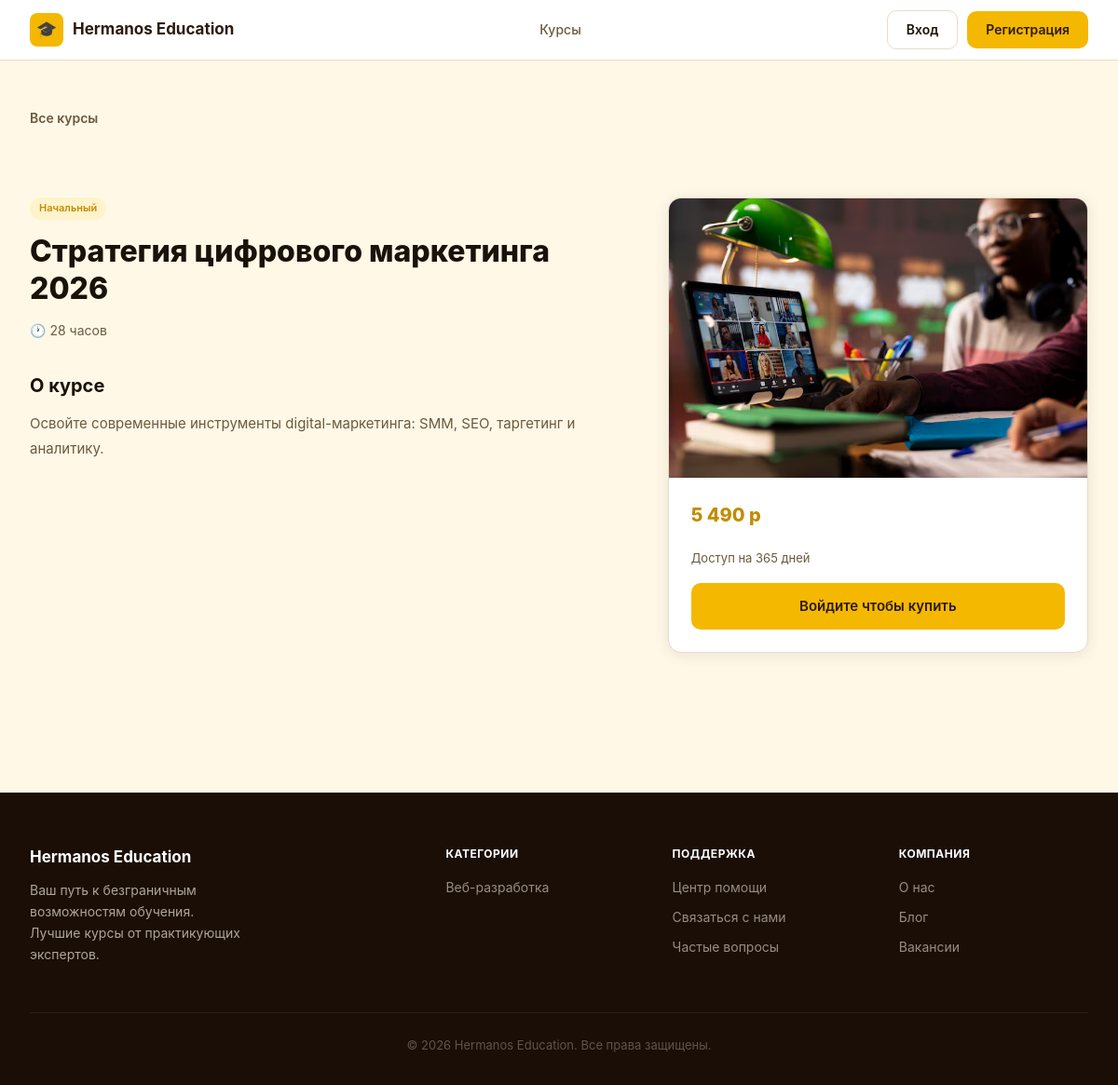
Page /hermanosEducation/course.php?id=1 on the committed database.
### tables this page shows
CREATE TABLE `courses` (
  `course_id` int UNSIGNED NOT NULL,
  `title` varchar(255) NOT NULL,
  `image_url` varchar(500) DEFAULT NULL,
  `description` text,
  `level` enum('Начальный','Средний','Продвинутый') NOT NULL DEFAULT 'Начальный',
  `duration_hours` int UNSIGNED NOT NULL DEFAULT '0'
);

CREATE TABLE `rates` (
  `rates_id` int UNSIGNED NOT NULL,
  `course_id` int UNSIGNED NOT NULL,
  `name` varchar(100) NOT NULL,
  `price` int NOT NULL,
  `description` text,
  `access_duration_days` int UNSIGNED NOT NULL DEFAULT '365'
);

### hermanosEducation/functions.php (called while the page is built, shortened)
<?php
function isLoggedIn() {
    return isset($_SESSION['client_id']);
}
function formatPrice($price) {
    return number_format((int)$price, 0, '.', ' ') . ' р';
}
function base_url($path = "") {
    $path = ltrim($path, '/');
    return rtrim(BASE_URL, '/') . '/' . $path;
}

### hermanosEducation/course.php (the view, shortened to what this page needs)
<?php
require_once 'connect.php';
require_once 'functions.php';
$id = (int)($_GET['id'] ?? 0);
$stmt = $conn->prepare("SELECT * FROM courses WHERE course_id = ?");
$stmt->execute([$id]);
$course = $stmt->fetch();
$stmt = $conn->prepare("SELECT * FROM rates WHERE course_id = ? LIMIT 1");
$stmt->execute([$id]);
$rate = $stmt->fetch();
require_once 'views/header.php';
?>
<div class="page-wrapper course-page">
    <div class="container">
        <a href="<?= base_url("/index.php") ?>" class="back-link">Все курсы</a>
        <div class="course-detail">
            <div class="course-detail__main">
                <div class="course-card__tags" style="margin-bottom: 14px;">
                    <span class="tag tag-level"><?= htmlspecialchars($course['level']) ?></span>
                </div>
                <h1 class="course-detail__title"><?= htmlspecialchars($course['title']) ?></h1>
                <div class="course-detail__meta">
                    <span>🕐 <?= htmlspecialchars($course['duration_hours']) ?> часов</span>
                </div>
                <?php if (!empty($course['description'])): ?>
                    <div class="course-detail__desc">
                        <h2>О курсе</h2>
                        <p><?= nl2br(htmlspecialchars($course['description'])) ?></p>
                    </div>
                <?php endif; ?>
            </div>
            <div class="course-detail__sidebar">
                <div class="purchase-card">
                    <img src="<?= htmlspecialchars($course['image_url'] ?? '') ?>"
                        alt="<?= htmlspecialchars($course['title']) ?>"
                        class="purchase-card__img">
                    <div class="purchase-card__body">
                        <?php if ($rate): ?>
                            <div class="price-block" style="margin-bottom: 20px;">
                                <span class="price-current"><?= formatPrice($rate['price']) ?></span>
                            </div>
                            <p class="purchase-card__access">
                                Доступ на <?= htmlspecialchars($rate['access_duration_days']) ?> дней
                            </p>
                        <?php endif; ?>
                        <?php if (!isLoggedIn()): ?>
                            <a href="<?= base_url("/login.php") ?>" class="btn btn-gold btn-full btn-lg">
                                Войдите чтобы купить
                            </a>
                        <?php endif; ?>
                    </div>
                </div>
            </div>
        </div>
    </div>
</div>
<?php require_once 'views/footer.php'; ?>

### hermanosEducation/styles/style.css (style rules this page uses)
* { box-sizing: border-box; margin: 0; padding: 0; }
:root { --gold: #f5b800; --gold-hover: #ffd84d; --gold-dark: #c08c00; --red: #c0321e; --brown-dark: #1a0e06; --brown: #2c1a0e; --cream: #fff8e7; --cream-dark: #f0e4c3; --text: #1a1208; --text-muted: #6b5a3e; --border: #e8dcc8; --white: #ffffff; --radius: 10px; --shadow: 0 2px 16px rgba(26, 14, 6, 0.09); --shadow-lg: 0 8px 32px rgba(26, 14, 6, 0.16); }
body { font-family: "Inter", sans-serif; font-size: 15px; background: var(--cream); color: var(--text); line-height: 1.6; display: grid; grid-template-rows: auto 1fr auto; min-height: 100vh; margin: 0; }
a { text-decoration: none; color: inherit; }
img { max-width: 100%; display: block; }
.container { max-width: 1280px; margin: 0 auto; padding: 0 32px; }
.btn { display: inline-flex; align-items: center; justify-content: center; gap: 6px; padding: 9px 20px; border-radius: var(--radius); font-size: 14px; font-weight: 600; border: none; transition: all 0.2s; white-space: nowrap; }
.btn-gold { background: var(--gold); color: var(--brown); }
.btn-full { width: 100%; }
.btn-lg { padding: 13px 32px; font-size: 15px; }
.page-wrapper { padding: 50px 0; }
.course-card__tags { display: flex; gap: 8px; flex-wrap: wrap; margin-bottom: 10px; }
.tag { padding: 3px 10px; border-radius: 50px; font-size: 11px; font-weight: 600; }
.tag-level { background: #fff3cc; color: var(--gold-dark); }
.price-block { display: flex; align-items: baseline; gap: 8px; }
.price-current { font-size: 20px; font-weight: 800; color: var(--gold-dark); }
.back-link { display: inline-block; margin-bottom: 24px; font-size: 14px; font-weight: 600; color: var(--text-muted); transition: color 0.15s; }
.course-detail { display: grid; grid-template-columns: 1fr 0.7fr; gap: 40px; align-items: start; padding: 50px 0 100px; }
.course-detail__title { font-size: 32px; font-weight: 800; line-height: 1.25; margin-bottom: 14px; color: var(--text); }
.course-detail__meta { display: flex; gap: 20px; font-size: 14px; color: var(--text-muted); margin-bottom: 28px; }
.course-detail__desc { margin-top: 32px; }
.course-detail__desc h2 { font-size: 20px; font-weight: 700; margin-bottom: 12px; }
.course-detail__desc p { font-size: 15px; line-height: 1.75; color: var(--text-muted); }
.purchase-card { background: var(--white); border-radius: 14px; border: 1px solid var(--border); box-shadow: var(--shadow); overflow: hidden; position: sticky; top: 84px; }
.purchase-card__img { width: 100%; object-fit: cover; }
.purchase-card__body { padding: 24px; }
.purchase-card__access { font-size: 13px; color: var(--text-muted); margin-bottom: 16px; }

### rows in the picture
courses: level "Начальный", title "Стратегия цифрового маркетинга 2026", duration_hours "28", description "Освойте современные инструменты digital-маркетинга: SMM, SEO, таргетинг и аналитику.", image_url (picture)
rates: price "5 490 р", access_duration_days "365"
